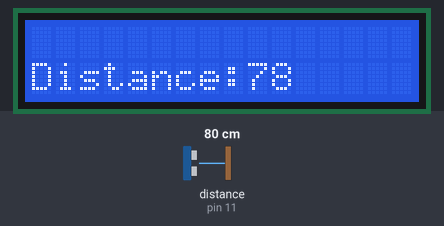
Bench run of a sketch on a simulated Arduino Uno, built with avr-gcc and run on an emulated ATmega328P. Shown: 16×2 character LCD. Wiring (inferred from the names in the program): ultrasonic range finder: trigger pin 12; echo pin 11. The test bench sets the inputs (shaded band); at power-on: distance to the obstacle (sensor on pin 11) 80 cm. The echo pulse lasts 58.3 µs per cm.

Above: at 1.2 s.
1.3 s: distance to the obstacle (sensor on pin 11) set to 2 cm
At 1.32 s:
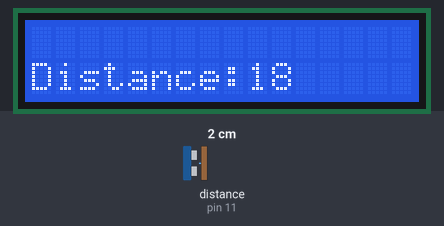
2.8 s: distance to the obstacle (sensor on pin 11) set to 4 cm
At 3.1 s:
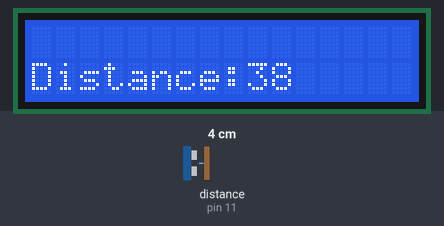
4.3 s: distance to the obstacle (sensor on pin 11) set to 9 cm
At 5.0 s:
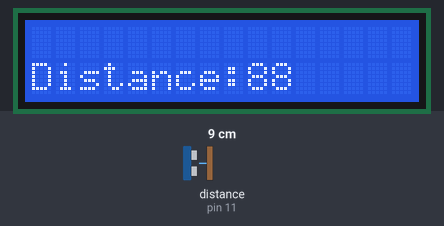

Measured:
- after the input at 1.3 s, the display: changes at once (image 1)
- after the input at 2.8 s, the display: first differs from a run without the input at once (image 2)
- after the input at 4.3 s, the display: changes at once (image 3)

The sketch:

distancemeter.ino
```cpp
#include <LiquidCrystal.h>
LiquidCrystal lcd(2, 3, 4, 5, 6, 7);
const int trigPin = 12;
const int echoPin = 11;
long duration;
int distance_in_Cm;

void setup() {
lcd.begin(16,2);
pinMode(trigPin, OUTPUT);
pinMode(echoPin, INPUT);
}

void loop() {
digitalWrite(trigPin, LOW);
delayMicroseconds(2);
digitalWrite(trigPin, HIGH);
delayMicroseconds(10);
digitalWrite(trigPin, LOW);
duration = pulseIn(echoPin, HIGH);
distance_in_Cm= (duration/2)*0.034;

lcd.setCursor(0,1);
lcd.print("Distance:");
lcd.print(distance_in_Cm);
delay(10);
}
```
